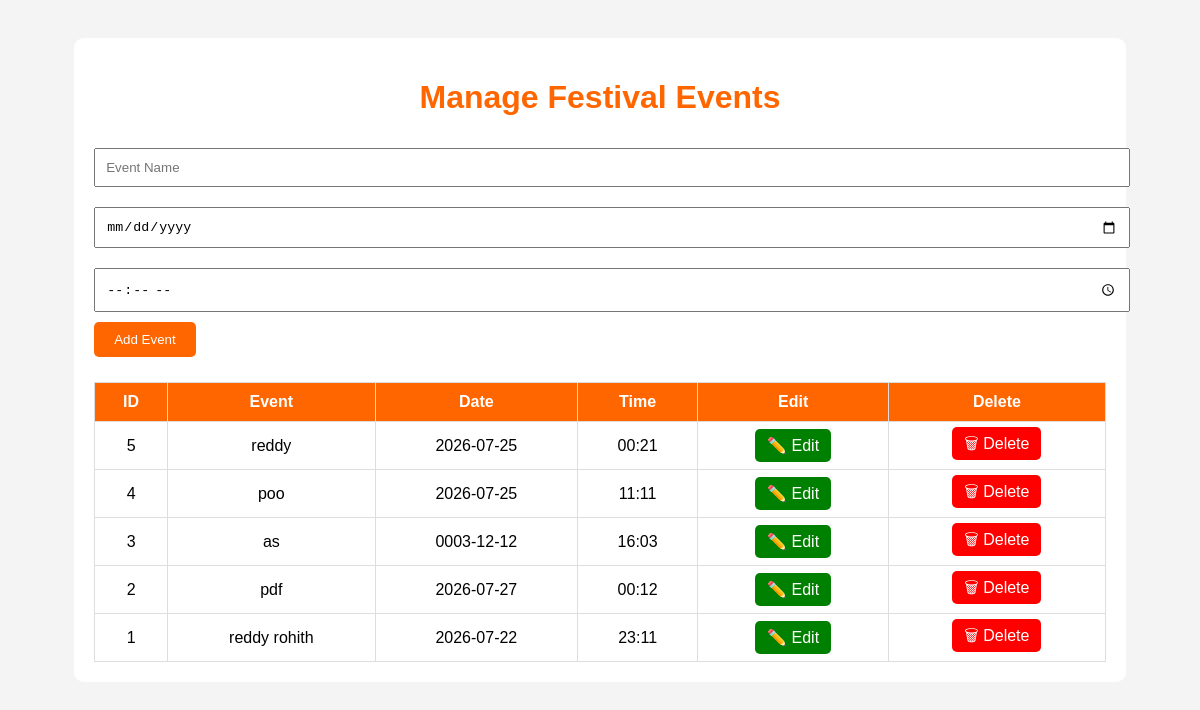
The app's page /manage_events with its own data.
### tables this page shows
CREATE TABLE events(
    id INTEGER PRIMARY KEY AUTOINCREMENT,
    event TEXT NOT NULL,
    date TEXT NOT NULL,
    time TEXT NOT NULL
);

### app.py (the view)
@app.route("/manage_events")
def manage_events():
    conn = get_db()
    events = conn.execute(
        "SELECT * FROM events ORDER BY id DESC"
    ).fetchall()
    conn.close()
    return render_template("manage_events.html", events=events)

### app.py (called while the page is built)
@app.before_request
def debug_request():
    print("=" * 60)
    print("METHOD:", request.method)
    print("PATH:", request.path)
    print("FORM KEYS:", list(request.form.keys()))
    print("FILE KEYS:", list(request.files.keys()))
    print("=" * 60)

def get_db():
    conn = sqlite3.connect(DATABASE)
    conn.row_factory = sqlite3.Row
    return conn

### templates/manage_events.html (shortened to what this page needs)
<!DOCTYPE html>
<html>
<head>
</head>
<body>
<div class="container">
<h1>Manage Festival Events</h1>
<form action="/save_event" method="POST">
<input type="text" name="event" placeholder="Event Name" required>
<input type="date" name="date" required>
<input type="time" name="time" required>
<button>Add Event</button>
</form>
<table>
<tr>
<th>ID</th>
<th>Event</th>
<th>Date</th>
<th>Time</th>
<th>Edit</th>
<th>Delete</th>
</tr>
{% for event in events %}
<tr>
<td>{{ event[0] }}</td>
<td>{{ event[1] }}</td>
<td>{{ event[2] }}</td>
<td>{{ event[3] }}</td>
<td>
<a class="edit" href="/edit_event/{{ event[0] }}">
✏️ Edit
</a>
</td>
<td>
<a class="delete"
href="/delete_event/{{ event[0] }}"
onclick="return confirm('Delete this event?')">
🗑 Delete
</a>
</td>
</tr>
{% endfor %}
</table>
</div>
</body>
</html>

### templates/manage_events.html (style rules this page uses)
body { font-family:Arial; background:#f4f4f4; padding:30px; }
.container { width:90%; margin:auto; background:white; padding:20px; border-radius:10px; }
h1 { text-align:center; color:#ff6600; }
input { width:100%; padding:10px; margin:10px 0; }
button { background:#ff6600; color:white; border:none; padding:10px 20px; cursor:pointer; border-radius:5px; }
table { width:100%; border-collapse:collapse; margin-top:25px; }
th,td { border:1px solid #ddd; padding:10px; text-align:center; }
th { background:#ff6600; color:white; }
.edit { background:green; color:white; padding:8px 12px; text-decoration:none; border-radius:5px; }
.delete { background:red; color:white; padding:8px 12px; text-decoration:none; border-radius:5px; }

### records on screen
events: id "5", event "reddy", date "2026-07-25", time "00:21"
events: id "4", event "poo", date "2026-07-25", time "11:11"
events: id "3", event "as", date "0003-12-12", time "16:03"
events: id "2", event "pdf", date "2026-07-27", time "00:12"
events: id "1", event "reddy rohith", date "2026-07-22", time "23:11"
